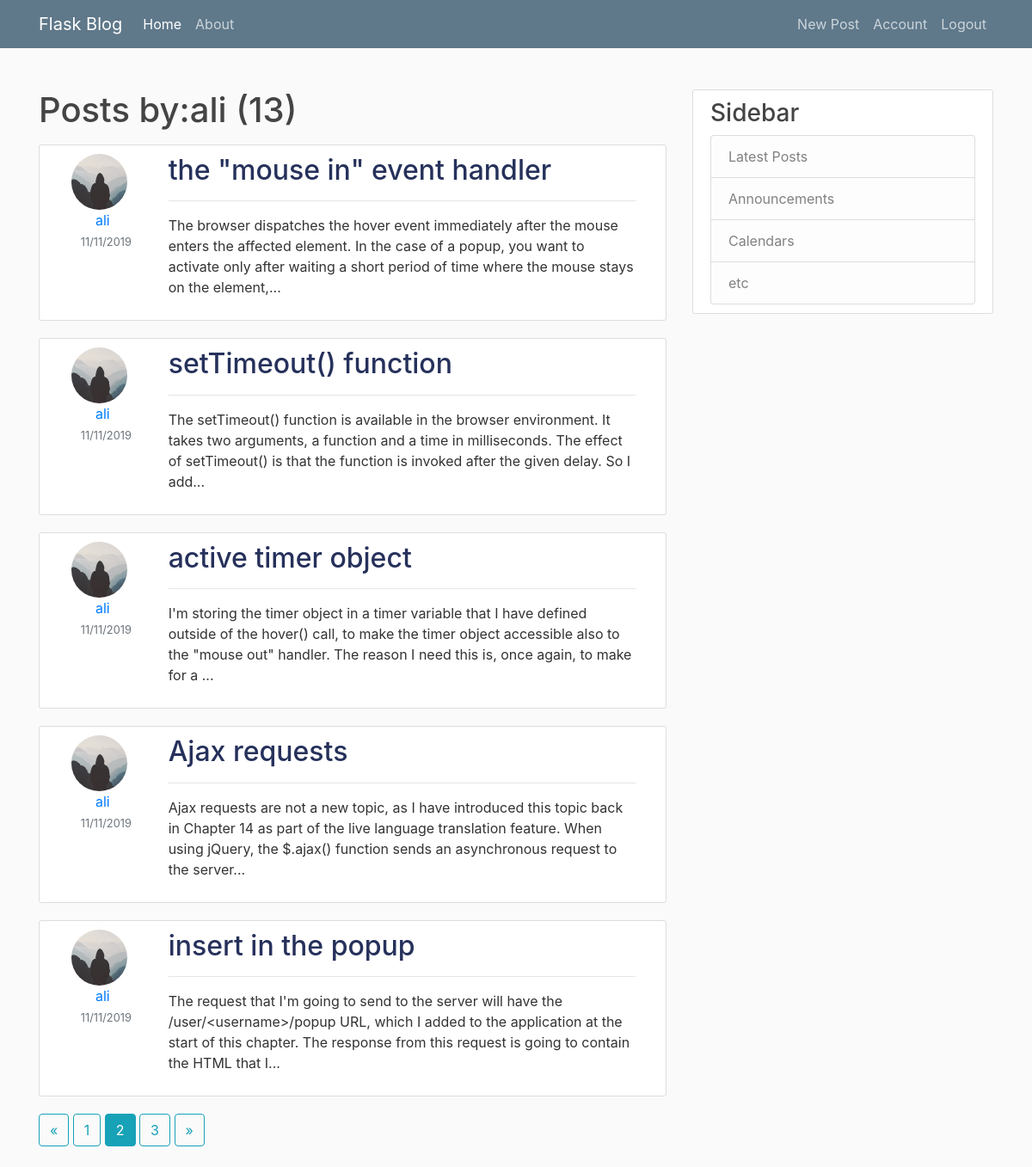
Page /user/ali?page=2 (signed in) on the committed database.
### flaskblog/models.py (models this page shows, shortened)
class User(UserMixin, db.Model):
    id = db.Column(db.Integer, primary_key=True)
    username = db.Column(db.String(20), unique=True, nullable=False)
    email = db.Column(db.String(120), unique=True, nullable=False)
    image_file = db.Column(db.String(20), nullable=False, default='default.jpg')
    password = db.Column(db.String(60), nullable=False)
    posts = db.relationship('Post', backref='author', lazy=True)

class Post(db.Model):
    id = db.Column(db.Integer, primary_key=True)
    title = db.Column(db.String(100), nullable=False)
    date_posted = db.Column(db.DateTime, nullable=False, default=datetime.utcnow)
    content = db.Column(db.Text, nullable=False)
    user_id = db.Column(db.Integer, db.ForeignKey('user.id'), nullable=False)

### flaskblog/users/routes.py (the view)
@users.route('/user/<string:username>')
def user_posts(username):
    page = request.args.get('page', 1, type=int)
    user = User.query.filter_by(username=username).first_or_404()
    posts = Post.query.filter_by(author=user).order_by(Post.date_posted.desc()).paginate(page=page, per_page=5)
    return render_template('user_posts.html', user=user, posts=posts)

### flaskblog/models.py (called while the page is built)
@login_manager.user_loader
def load_user(user_id):
    return User.query.get(int(user_id))

### flaskblog/templates/user_posts.html
{% extends 'base.html' %}
{% block content %}
    <h1 class="mb-3">Posts by:{{ user.username }} ({{ posts.total }})</h1>
    {% if posts %}
        {% for post in posts.items %}
            <article class="media content-section">
                <div class="media-body d-flex justify-content-center">
                    <div class="col-md-2 text-center">
                        <img class="rounded-circle article-img"
                             src="{{ url_for('static', filename='profile_pics/' + post.author.image_file) }}"
                             alt="Profile Picture">
                        <a class="mr-2"
                           href="{{ url_for('users.user_posts', username=post.author.username) }}">{{ post.author.username }}</a>
                        <small class="text-muted">{{ post.date_posted.strftime('%d/%m/%Y') }}</small>
                    </div>
                    <div class="col-md-10">
                        <h2><a class="article-title"
                               href="{{ url_for('posts.post', post_id=post.id) }}">{{ post.title }}</a></h2>
                        <hr>
                        <p class="article-content">{{ post.content[:220] }}...</p>
                    </div>
                </div>
            </article>
        {% endfor %}
    {% else %}
        <p class="lead">No post found!</p>
    {% endif %}
    {% if posts.has_prev %}
        <a class="btn btn-outline-info mb-4" href="{{ url_for('users.user_posts', username=user.username, page=posts.prev_num) }}" aria-label="Previous">
            <span aria-hidden="true">&laquo;</span>
        </a>
    {% endif %}
    {% for page_num in posts.iter_pages(left_edge=1, right_edge=1, left_current=1, right_current=2) %}
        {% if page_num %}
            {% if posts.page == page_num %}
                <a class="btn btn-info mb-4" href="{{ url_for('users.user_posts', username=user.username, page=page_num ) }}">{{ page_num }}</a>
            {% else %}
                <a class="btn btn-outline-info mb-4" href="{{ url_for('users.user_posts', username=user.username, page=page_num ) }}">{{ page_num }}</a>
            {% endif %}
        {% else %}
            ...
        {% endif %}
    {% endfor %}
    {% if posts.has_next %}
        <a class="btn btn-outline-info mb-4" href="{{ url_for('users.user_posts', username=user.username, page=posts.next_num) }}" aria-label="Next">
            <span aria-hidden="true">&raquo;</span>
        </a>
    {% endif %}
{% endblock content %}

### flaskblog/static/main.css (style rules this page uses)
body { background: #fafafa; color: #333333; }
h1, h2, h3, h4, h5, h6 { color: #444444; }
.content-section { background: #ffffff; padding: 10px 20px; border: 1px solid #dddddd; border-radius: 3px; margin-bottom: 20px; }
.article-title { color: #26315b; }
.article-content { white-space: pre-line; }
.article-img { height: 65px; width: 65px; margin-right: 16px; }

### rows in the picture
User: username "ali"
Post: image_file (placeholder picture), author.username "ali", date_posted "11/11/2019", title "the \"mouse in\" event handler", content "The browser dispatches the hover event immediately after the mouse enters the affected element. In the case of a popup, you want to activate only after waiting a short period of time where the mouse stays on the element,"
Post: image_file (placeholder picture), author.username "ali", date_posted "11/11/2019", title "setTimeout() function", content "The setTimeout() function is available in the browser environment. It takes two arguments, a function and a time in milliseconds. The effect of setTimeout() is that the function is invoked after the given delay. So I add"
Post: image_file (placeholder picture), author.username "ali", date_posted "11/11/2019", title "active timer object", content "I'm storing the timer object in a timer variable that I have defined outside of the hover() call, to make the timer object accessible also to the \"mouse out\" handler. The reason I need this is, once again, to make for a"
Post: image_file (placeholder picture), author.username "ali", date_posted "11/11/2019", title "Ajax requests", content "Ajax requests are not a new topic, as I have introduced this topic back in Chapter 14 as part of the live language translation feature. When using jQuery, the $.ajax() function sends an asynchronous request to the server"
Post: image_file (placeholder picture), author.username "ali", date_posted "11/11/2019", title "insert in the popup", content "The request that I'm going to send to the server will have the /user/<username>/popup URL, which I added to the application at the start of this chapter. The response from this request is going to contain the HTML that I"

### other values in the picture
{{ posts.total }} "13"
{{ page_num }} "1" "3"
{{ page_num }} "2"
